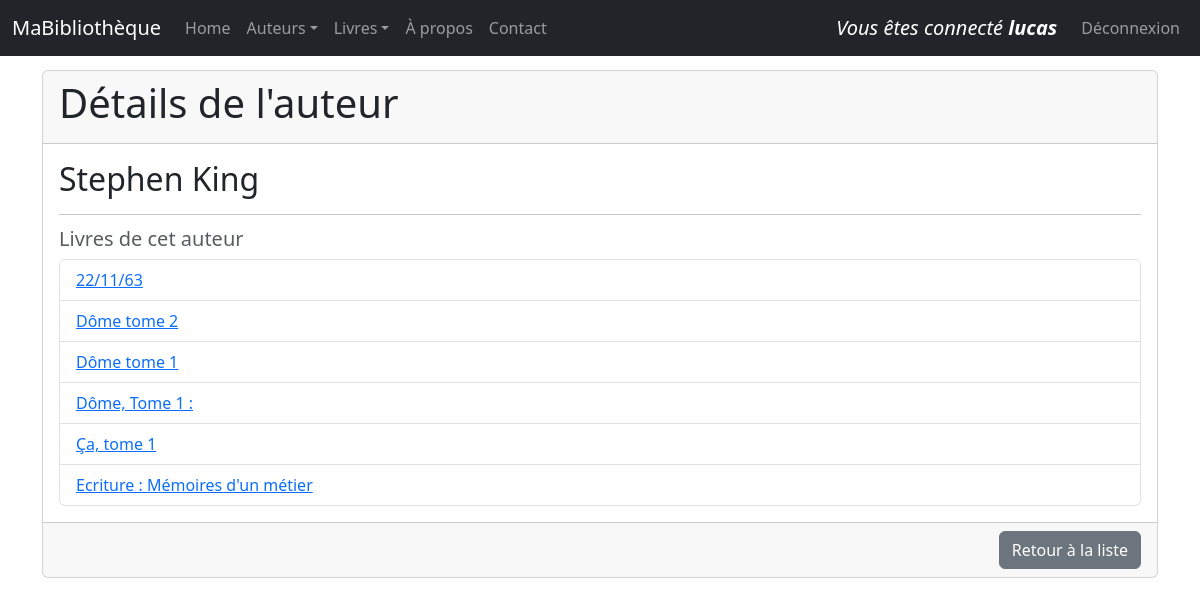
Screenshot of /auteurs/10/view/ (signed in) with the database file from the repository.
### monApp/models.py (models this page shows, shortened)
class User(db.Model, UserMixin):
    Login = db.Column (db.String(50), primary_key=True)
    Password = db.Column (db.String(64))
    from .app import login_manager
    @login_manager.user_loader
    def load_user(username):
        return User.query.get(username)

class Auteur(db.Model):
    idA = db.Column( db.Integer, primary_key=True )
    Nom = db.Column( db.String(100) )

class Livre(db.Model):
    idL = db.Column( db.Integer, primary_key=True )
    Prix = db.Column( db.Float )
    Titre = db.Column( db.String(255) )
    Url = db.Column( db.String(255) )
    Img = db.Column( db.String(255) )
    auteur_id = db.Column (db.Integer , db.ForeignKey ("auteur.idA") )
    auteur = db.relationship ("Auteur", backref =db.backref ("livres", lazy="dynamic") )

### monApp/views.py (the view)
@app.route('/auteurs/<idA>/view/')
def viewAuteur(idA):
    unAuteur = Auteur.query.get(idA)
    unForm = FormAuteur (idA=unAuteur.idA , Nom=unAuteur.Nom)
    return render_template("auteur_view.html",selectedAuteur=unAuteur, viewForm=unForm)

### monApp/templates/auteur_view.html
{% extends "base.html" %}
{% block main %}
<div class="card">
    <div class="card-header">
        <h1>Détails de l'auteur</h1>
    </div>
    <div class="card-body">
        <h2 class="card-title">{{ selectedAuteur.Nom }}</h2>
        <hr>
        <h5 class="card-subtitle mb-2 text-muted">Livres de cet auteur</h5>
        {% if selectedAuteur.livres.count() > 0 %}
            <ul class="list-group">
                {% for livre in selectedAuteur.livres %}
                    <li class="list-group-item">
                        <a href="{{ url_for('viewLivre', idL=livre.idL) }}">{{ livre.Titre }}</a>
                    </li>
                {% endfor %}
            </ul>
        {% else %}
            <p>Aucun livre n'est associé à cet auteur pour le moment.</p>
        {% endif %}
    </div>
    <div class="card-footer text-end">
        <a href="{{ url_for('getAuteurs') }}" class="btn btn-secondary">Retour à la liste</a>
    </div>
</div>
{% endblock %}

### monApp/templates/base.html (shortened to what this page needs)
<html>
<head>
    <link rel="stylesheet" href="{{ url_for('static', filename='css/style.css') }}">
    <link href="https://cdn.jsdelivr.net/npm/bootstrap@5.3.0/dist/css/bootstrap.min.css" rel="stylesheet">
</head>
<body>
    {% block navbar %}
    <nav class="navbar navbar-expand-md navbar-dark bg-dark fixed-top">
        <div class="container-fluid">
            <a class="navbar-brand">MaBibliothèque</a>
            <div class="collapse navbar-collapse" id="mainNavbar">
                <ul class="navbar-nav me-auto mb-2 mb-md-0">
                    <li class="nav-item">
                        <a class="nav-link" href="{{ url_for('index') }}">Home</a>
                    </li>
                    <li class="nav-item dropdown">
                        <a class="nav-link dropdown-toggle" href="#"
                           id="auteursDropdown" role="button" data-bs-toggle="dropdown"
                           aria-expanded="false">Auteurs</a>
                    </li>
                    <li class="nav-item dropdown">
                        <a class="nav-link dropdown-toggle" href="#"
                           id="livresDropdown" role="button" data-bs-toggle="dropdown"
                           aria-expanded="false">Livres</a>
                    </li>
                    <li class="nav-item">
                        <a class="nav-link" href="{{ url_for('about') }}">À propos</a>
                    </li>
                    <li class="nav-item">
                        <a class="nav-link" href="{{ url_for('contact') }}">Contact</a>
                    </li>
                </ul>
                <ul class="nav navbar-nav navbar-right">
                    {% if current_user.is_authenticated %}
                        <a class="navbar-brand"><em>Vous êtes connecté <strong>{{ current_user.Login}}</strong></em></a>
                        <li class="nav-item"><a class="nav-link" href="{{ url_for ('logout') }}">Déconnexion</a></li >
                    {% endif %}
                </ul>
            </div>
        </div>
    </nav>
    {% endblock %}
    {% block content %}
    <main id="main" role=" main" class=" container" style="margin-top:70px;">
        {% block main %}{% endblock %}
    </main>
    {% endblock %}
</body>
</html>

### monApp/static/style.css (style rules this page uses)
h1 { color : red; }
#main { margin-top: 5em; }
body { font-family: sans - serif; }

### rows the page displays
User: Login "lucas"
Auteur: Nom "Stephen King"
Livre: Titre "22/11/63"
Livre: Titre "Dôme tome 2"
Livre: Titre "Dôme tome 1"
Livre: Titre "Dôme, Tome 1 :"
Livre: Titre "Ça, tome 1"
Livre: Titre "Ecriture : Mémoires d'un métier"
